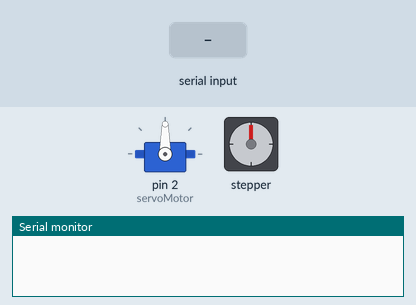
This sketch was run on a simulated Arduino Uno, built with avr-gcc and run on an emulated ATmega328P. Shown: servo, stepper motor, the last lines printed to the serial monitor. The test bench sets the inputs (shaded band). Stepper angles assume 2048 steps per turn.

Above: at 1.2 s.
1.3 s: "1" received over Serial
At 1.75 s:
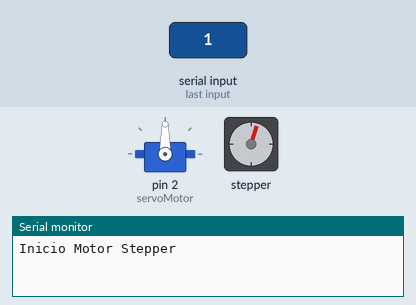
At 2.35 s:
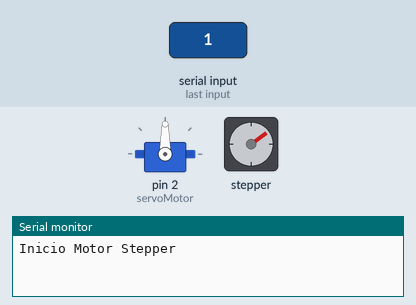
Timing chart, 0 to 15.0 s (numbered marks = the images above; inputs shaded):
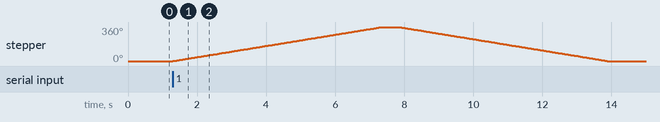

Measured:
- after the input at 1.3 s, stepper: turns 360° clockwise in 6.1 s, then 360° counter-clockwise in 6.0 s

The sketch:

Motor.ino
```cpp
#include <Stepper.h>
#include <Servo.h>

int pasos = 2048;
Stepper motor(pasos, 8, 10, 9, 11);
Servo servoMotor;  // Crear un objeto de tipo Servo

void setup() {
  servoMotor.attach(2);  // Conectar el servo al pin 2
  motor.setSpeed(10);
  Serial.begin(9600);  // Iniciar la comunicación serial
}

void loop() {
  if (Serial.available() > 0) {
    char numMonitorSerial = Serial.read();

    if (numMonitorSerial == '1') {
      MotorStepper();
    } else if (numMonitorSerial == '2') {
      MotorServo();
    }
  }
}

void MotorStepper() {
  Serial.println("Inicio Motor Stepper");
  motor.step(pasos);
  delay(500);
  motor.step(-pasos);
  delay(500);
  Serial.println("Fin Motor Stepper");
}

void MotorServo() {
  Serial.println("Inicio Motor Servo");

  servoMotor.write(0);  // Mover el servo a 0 grados
  delay(500);

  servoMotor.write(90);  // Mover el servo a 90 grados
  delay(500);

  servoMotor.write(180);  // Mover el servo a 180 grados
  delay(500);

  servoMotor.write(90);  // Mover el servo a 90 grados
  delay(500);

  servoMotor.write(0);  // Mover el servo a 0 grados
  delay(500);

  Serial.println("Fin Motor Servo");
}
```
